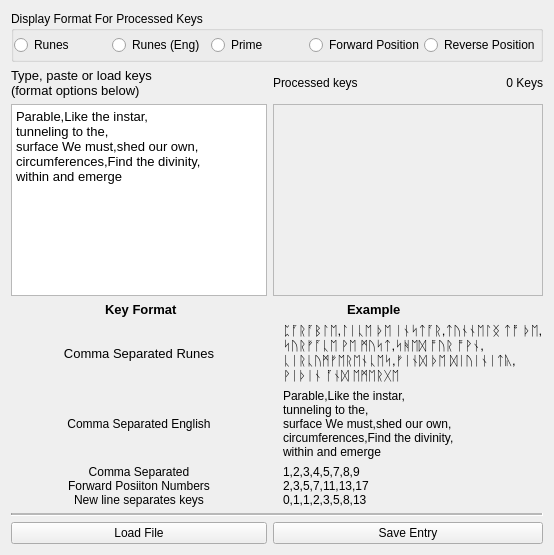
      <widget class="QWidget" name="Keys_Tab">
       <attribute name="title">
        <string>Keys</string>
       </attribute>
       <layout class="QVBoxLayout" name="verticalLayout">
        <item>
         <widget class="QGroupBox" name="key_display_format_box">
          <property name="title">
           <string>Display Format For Processed Keys</string>
          </property>
          <layout class="QHBoxLayout" name="key_display_format_layout">
           <property name="spacing">
            <number>0</number>
           </property>
           <property name="leftMargin">
            <number>0</number>
           </property>
           <property name="topMargin">
            <number>4</number>
           </property>
           <property name="rightMargin">
            <number>0</number>
           </property>
           <property name="bottomMargin">
            <number>4</number>
           </property>
           <item>
            <widget class="QRadioButton" name="key_runes_radio">
             <property name="text">
              <string>Runes</string>
             </property>
            </widget>
           </item>
           <item>
            <widget class="QRadioButton" name="key_runes_eng_radio">
             <property name="text">
              <string>Runes (Eng)</string>
             </property>
            </widget>
           </item>
           <item>
            <widget class="QRadioButton" name="key_prime_radio">
             <property name="text">
              <string>Prime</string>
             </property>
            </widget>
           </item>
           <item>
            <widget class="QRadioButton" name="key_forward_position_radio">
             <property name="text">
              <string>Forward Position</string>
             </property>
            </widget>
           </item>
           <item>
            <widget class="QRadioButton" name="key_reverse_position_radio">
             <property name="text">
              <string>Reverse Position</string>
             </property>
            </widget>
           </item>
          </layout>
         </widget>
        </item>
        <item>
         <layout class="QGridLayout" name="gridLayout" columnstretch="1,1,1">
          <item row="5" column="0" colspan="2">
           <widget class="QLabel" name="rune_key_sample_4">
            <property name="text">
             <string>Comma Separated 
Forward Posiiton Numbers
New line separates keys</string>
            </property>
            <property name="alignment">
             <set>Qt::AlignCenter</set>
            </property>
            <property name="margin">
             <number>2</number>
            </property>
            <property name="indent">
             <number>10</number>
            </property>
           </widget>
          </item>
          <item row="2" column="0" colspan="2">
           <widget class="QLabel" name="rune_key_sample_5">
            <property name="font">
             <font>
              <pointsize>10</pointsize>
              <weight>75</weight>
              <bold>true</bold>
             </font>
            </property>
            <property name="text">
             <string>   Key Format  </string>
            </property>
            <property name="alignment">
             <set>Qt::AlignCenter</set>
            </property>
            <property name="margin">
             <number>2</number>
            </property>
            <property name="indent">
             <number>10</number>
            </property>
           </widget>
          </item>
          <item row="3" column="2">
           <widget class="QLabel" name="rune_key_sample">
            <property name="font">
             <font>
              <pointsize>10</pointsize>
             </font>
            </property>
            <property name="text">
             <string>ᛈᚪᚱᚪᛒᛚᛖ,ᛚᛁᚳᛖ ᚦᛖ ᛁᚾᛋᛏᚪᚱ,ᛏᚢᚾᚾᛖᛚᛝ ᛏᚩ ᚦᛖ,
ᛋᚢᚱᚠᚪᚳᛖ ᚹᛖ ᛗᚢᛋᛏ,ᛋᚻᛖᛞ ᚩᚢᚱ ᚩᚹᚾ,
ᚳᛁᚱᚳᚢᛗᚠᛖᚱᛖᚾᚳᛖᛋ,ᚠᛁᚾᛞ ᚦᛖ ᛞᛁᚢᛁᚾᛁᛏᚣ,
ᚹᛁᚦᛁᚾ ᚪᚾᛞ ᛖᛗᛖᚱᚷᛖ</string>
            </property>
            <property name="margin">
             <number>2</number>
            </property>
            <property name="indent">
             <number>10</number>
            </property>
           </widget>
          </item>
          <item row="2" column="2">
           <widget class="QLabel" name="rune_key_sample_6">
            <property name="font">
             <font>
              <pointsize>10</pointsize>
              <weight>75</weight>
              <bold>true</bold>
             </font>
            </property>
            <property name="text">
             <string>Example                   </string>
            </property>
            <property name="alignment">
             <set>Qt::AlignCenter</set>
            </property>
            <property name="margin">
             <number>2</number>
            </property>
            <property name="indent">
             <number>10</number>
            </property>
           </widget>
          </item>
          <item row="1" column="0" colspan="2">
           <widget class="QTextEditOverload" name="key_entry_textedit">
            <property name="minimumSize">
             <size>
              <width>0</width>
              <height>0</height>
             </size>
            </property>
            <property name="html">
             <string>&lt;!DOCTYPE HTML PUBLIC &quot;-//W3C//DTD HTML 4.0//EN&quot; &quot;http://www.w3.org/TR/REC-html40/strict.dtd&quot;&gt;
&lt;html&gt;&lt;head&gt;&lt;meta name=&quot;qrichtext&quot; content=&quot;1&quot; /&gt;&lt;style type=&quot;text/css&quot;&gt;
p, li { white-space: pre-wrap; }
&lt;/style&gt;&lt;/head&gt;&lt;body style=&quot; font-family:'MS Shell Dlg 2'; font-size:11pt; font-weight:400; font-style:normal;&quot;&gt;
&lt;p style=&quot; margin-top:0px; margin-bottom:0px; margin-left:0px; margin-right:0px; -qt-block-indent:0; text-indent:0px;&quot;&gt;&lt;span style=&quot; font-size:10pt;&quot;&gt;Parable,Like the instar,&lt;/span&gt;&lt;/p&gt;
&lt;p style=&quot; margin-top:0px; margin-bottom:0px; margin-left:0px; margin-right:0px; -qt-block-indent:0; text-indent:0px;&quot;&gt;&lt;span style=&quot; font-size:10pt;&quot;&gt;tunneling to the,&lt;/span&gt;&lt;/p&gt;
&lt;p style=&quot; margin-top:0px; margin-bottom:0px; margin-left:0px; margin-right:0px; -qt-block-indent:0; text-indent:0px;&quot;&gt;&lt;span style=&quot; font-size:10pt;&quot;&gt;surface We must,shed our own,&lt;/span&gt;&lt;/p&gt;
&lt;p style=&quot; margin-top:0px; margin-bottom:0px; margin-left:0px; margin-right:0px; -qt-block-indent:0; text-indent:0px;&quot;&gt;&lt;span style=&quot; font-size:10pt;&quot;&gt;circumferences,Find the divinity, &lt;/span&gt;&lt;/p&gt;
&lt;p style=&quot; margin-top:0px; margin-bottom:0px; margin-left:0px; margin-right:0px; -qt-block-indent:0; text-indent:0px;&quot;&gt;&lt;span style=&quot; font-size:10pt;&quot;&gt;within and emerge&lt;/span&gt;&lt;/p&gt;&lt;/body&gt;&lt;/html&gt;</string>
            </property>
            <property name="overwriteMode">
             <bool>false</bool>
            </property>
           </widget>
          </item>
          <item row="1" column="2">
           <widget class="QPlainTextEdit" name="processed_key_display_textedit">
            <property name="enabled">
             <bool>false</bool>
            </property>
            <property name="font">
             <font>
              <pointsize>10</pointsize>
              <weight>50</weight>
              <bold>false</bold>
             </font>
            </property>
            <property name="toolTip">
             <string extracomment="keys will be displayed here in chosen format"/>
            </property>
            <property name="inputMethodHints">
             <set>Qt::ImhMultiLine</set>
            </property>
            <property name="sizeAdjustPolicy">
             <enum>QAbstractScrollArea::AdjustToContents</enum>
            </property>
           </widget>
          </item>
          <item row="0" column="2">
           <layout class="QHBoxLayout" name="horizontalLayout_2">
            <item>
             <widget class="QLabel" name="label_6">
              <property name="text">
               <string>Processed keys</string>
              </property>
              <property name="wordWrap">
               <bool>true</bool>
              </property>
             </widget>
            </item>
            <item>
             <widget class="QLabel" name="key_count_label">
              <property name="text">
               <string>0 Keys</string>
              </property>
              <property name="alignment">
               <set>Qt::AlignRight|Qt::AlignTrailing|Qt::AlignVCenter</set>
              </property>
             </widget>
            </item>
           </layout>
          </item>
          <item row="5" column="2">
           <widget class="QLabel" name="number_key_sample">
            <property name="text">
             <string>1,2,3,4,5,7,8,9
2,3,5,7,11,13,17
0,1,1,2,3,5,8,13</string>
            </property>
            <property name="margin">
             <number>2</number>
            </property>
            <property name="indent">
             <number>10</number>
            </property>
           </widget>
          </item>
          <item row="3" column="0" colspan="2">
           <widget class="QLabel" name="rune_key_sample_2">
            <property name="minimumSize">
             <size>
              <width>200</width>
              <height>0</height>
             </size>
            </property>
            <property name="font">
             <font>
              <pointsize>10</pointsize>
              <weight>50</weight>
              <bold>false</bold>
             </font>
            </property>
            <property name="text">
             <string>Comma Separated Runes</string>
            </property>
            <property name="alignment">
             <set>Qt::AlignCenter</set>
            </property>
            <property name="margin">
             <number>2</number>
            </property>
            <property name="indent">
             <number>10</number>
            </property>
           </widget>
          </item>
          <item row="4" column="2">
           <widget class="QLabel" name="english_key_sample">
            <property name="text">
             <string>Parable,Like the instar,
tunneling to the,
surface We must,shed our own,
circumferences,Find the divinity, 
within and emerge</string>
            </property>
            <property name="margin">
             <number>2</number>
            </property>
            <property name="indent">
             <number>10</number>
            </property>
           </widget>
          </item>
          <item row="4" column="0" colspan="2">
           <widget class="QLabel" name="rune_key_sample_3">
            <property name="text">
             <string>Comma Separated English</string>
            </property>
            <property name="alignment">
             <set>Qt::AlignCenter</set>
            </property>
            <property name="margin">
             <number>2</number>
            </property>
            <property name="indent">
             <number>10</number>
            </property>
           </widget>
          </item>
          <item row="7" column="2">
           <widget class="QPushButton" name="save_key_file_button">
            <property name="text">
             <string>Save Entry</string>
            </property>
           </widget>
          </item>
          <item row="6" column="0" colspan="3">
           <widget class="Line" name="line">
            <property name="midLineWidth">
             <number>2</number>
            </property>
            <property name="orientation">
             <enum>Qt::Horizontal</enum>
            </property>
           </widget>
          </item>
          <item row="0" column="0" colspan="2">
           <widget class="QLabel" name="label_5">
            <property name="font">
             <font>
              <pointsize>10</pointsize>
              <weight>50</weight>
              <bold>false</bold>
             </font>
            </property>
            <property name="text">
             <string>Type, paste or load keys
(format options below)</string>
            </property>
            <property name="wordWrap">
             <bool>true</bool>
            </property>
           </widget>
          </item>
          <item row="7" column="0" colspan="2">
           <widget class="QPushButton" name="load_key_file_button">
            <property name="text">
             <string>Load File</string>
            </property>
           </widget>
          </item>
         </layout>
        </item>
       </layout>
      </widget>
